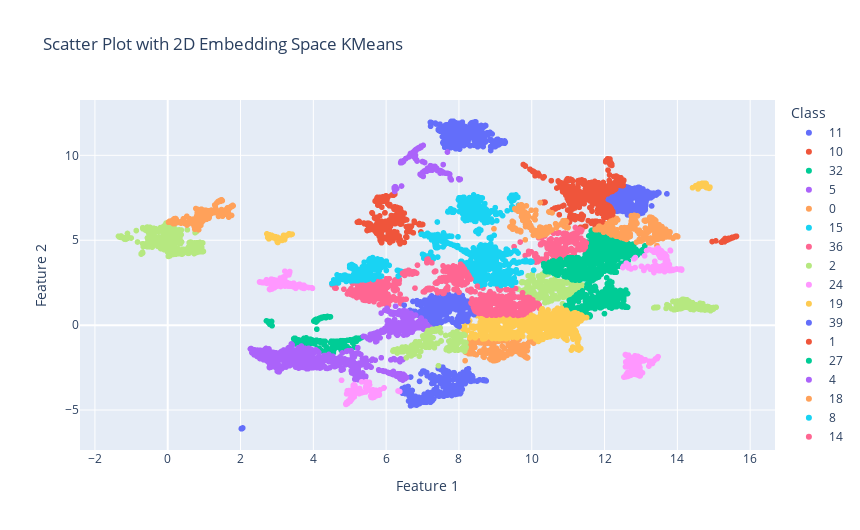

The cell this chart's notebook holds for it:
### Code cell
from sklearn.cluster import KMeans

model = KMeans(n_clusters=41, random_state=37)

labels = get_clustering_labels(model, 50)
df = get_dataframe(vec_reduced, labels, positions)
fig = get_fig(df, model.__class__.__name__)
fig.update_layout(width=860, height=530)
fig.show()

### Figure 1 — Plotly figure (JSON) as saved in the notebook; plotly's stock layout.template omitted (floating-point values rounded to 4 significant figures; data arrays with more than 128 entries replaced by an {"elided": "..."} marker saying what was removed)
{"data": [{"customdata": {"elided": "829x1 str values"}, "hovertemplate": "Class=11<br>Feature 1=%{x}<br>Feature 2=%{y}<br>position=%{customdata[0]}<extra></extra>", "legendgroup": "11", "marker": {"color": "#636efa", "symbol": "circle"}, "mode": "markers", "name": "11", "showlegend": true, "type": "scattergl", "x": {"elided": "829 float values"}, "xaxis": "x", "y": {"elided": "829 float values"}, "yaxis": "y"}, {"customdata": {"elided": "564x1 str values"}, "hovertemplate": "Class=10<br>Feature 1=%{x}<br>Feature 2=%{y}<br>position=%{customdata[0]}<extra></extra>", "legendgroup": "10", "marker": {"color": "#EF553B", "symbol": "circle"}, "mode": "markers", "name": "10", "showlegend": true, "type": "scattergl", "x": {"elided": "564 float values"}, "xaxis": "x", "y": {"elided": "564 float values"}, "yaxis": "y"}, {"customdata": {"elided": "347x1 str values"}, "hovertemplate": "Class=32<br>Feature 1=%{x}<br>Feature 2=%{y}<br>position=%{customdata[0]}<extra></extra>", "legendgroup": "32", "marker": {"color": "#00cc96", "symbol": "circle"}, "mode": "markers", "name": "32", "showlegend": true, "type": "scattergl", "x": {"elided": "347 float values"}, "xaxis": "x", "y": {"elided": "347 float values"}, "yaxis": "y"}, {"customdata": {"elided": "222x1 str values"}, "hovertemplate": "Class=5<br>Feature 1=%{x}<br>Feature 2=%{y}<br>position=%{customdata[0]}<extra></extra>", "legendgroup": "5", "marker": {"color": "#ab63fa", "symbol": "circle"}, "mode": "markers", "name": "5", "showlegend": true, "type": "scattergl", "x": {"elided": "222 float values"}, "xaxis": "x", "y": {"elided": "222 float values"}, "yaxis": "y"}, {"customdata": {"elided": "396x1 str values"}, "hovertemplate": "Class=0<br>Feature 1=%{x}<br>Feature 2=%{y}<br>position=%{customdata[0]}<extra></extra>", "legendgroup": "0", "marker": {"color": "#FFA15A", "symbol": "circle"}, "mode": "markers", "name": "0", "showlegend": true, "type": "scattergl", "x": {"elided": "396 float values"}, "xaxis": "x", "y": {"elided": "396 float values"}, "yaxis": "y"}, {"customdata": {"elided": "537x1 str values"}, "hovertemplate": "Class=15<br>Feature 1=%{x}<br>Feature 2=%{y}<br>position=%{customdata[0]}<extra></extra>", "legendgroup": "15", "marker": {"color": "#19d3f3", "symbol": "circle"}, "mode": "markers", "name": "15", "showlegend": true, "type": "scattergl", "x": {"elided": "537 float values"}, "xaxis": "x", "y": {"elided": "537 float values"}, "yaxis": "y"}, {"customdata": {"elided": "493x1 str values"}, "hovertemplate": "Class=36<br>Feature 1=%{x}<br>Feature 2=%{y}<br>position=%{customdata[0]}<extra></extra>", "legendgroup": "36", "marker": {"color": "#FF6692", "symbol": "circle"}, "mode": "markers", "name": "36", "showlegend": true, "type": "scattergl", "x": {"elided": "493 float values"}, "xaxis": "x", "y": {"elided": "493 float values"}, "yaxis": "y"}, {"customdata": {"elided": "742x1 str values"}, "hovertemplate": "Class=2<br>Feature 1=%{x}<br>Feature 2=%{y}<br>position=%{customdata[0]}<extra></extra>", "legendgroup": "2", "marker": {"color": "#B6E880", "symbol": "circle"}, "mode": "markers", "name": "2", "showlegend": true, "type": "scattergl", "x": {"elided": "742 float values"}, "xaxis": "x", "y": {"elided": "742 float values"}, "yaxis": "y"}, {"customdata": {"elided": "254x1 str values"}, "hovertemplate": "Class=24<br>Feature 1=%{x}<br>Feature 2=%{y}<br>position=%{customdata[0]}<extra></extra>", "legendgroup": "24", "marker": {"color": "#FF97FF", "symbol": "circle"}, "mode": "markers", "name": "24", "showlegend": true, "type": "scattergl", "x": {"elided": "254 float values"}, "xaxis": "x", "y": {"elided": "254 float values"}, "yaxis": "y"}, {"customdata": [["специалист недвижимости"], ["агент работе недвижимостью"], ["менеджер недвижимости"], ["менеджер недвижимости риелтор"], ["специалист аренде недвижимости"], ["агент продаже недвижимости"], ["менеджер продаже недвижимости"], ["брокер недвижимости"], ["менеджер работе недвижимостью"], ["риелтор недвижимости"], ["агент жилой недвижимости"], ["продавец недвижимости"], ["агент недвижимости"], ["агент продажам недвижимости"], ["начинающий риелтор недвижимости"], ["агент продаже недвижимости продаже новостроек"], ["риелтор аренде недвижимости"], ["начинающий специалист недвижимости"], ["менеджер продажам недвижимости"], ["специалист продаже недвижимости"], ["менеджер продажам вторичной недвижимости"], ["начинающий агент недвижимости"], ["менеджер продаже строящейся недвижимости"], ["агент отдел продаж загородной недвижимости"], ["риелтор продаже недвижимости"], ["специалист продажи недвижимости"], ["ведущий менеджер недвижимости недвижимости"], ["риэлтор жилой недвижимости"], ["управляющий недвижимостью"], ["старший менеджер недвижимости"], ["эксперт продаже недвижимости"], ["риелтор жилой недвижимости"], ["продавец сфере недвижимости"], ["агент недвижимости отдел продаж"], ["риэлтор аренде недвижимости"], ["агент аренде"], ["специалист сделкам недвижимостью"], ["менеджер недвижимости недвижимости"], ["агент недвижимости недвижимости"], ["менеджер сфере недвижимости"], ["старший специалист сектора недвижимости"], ["представитель агентства недвижимости"], ["риелтор стажер недвижимости"], ["агент аренде квартир"], ["специалист продажам недвижимости"], ["менеджера продаж недвижимости"], ["агент продажам новостроек"], ["агент продажам вторичного жилья"], ["стажер агентство недвижимости"], ["продавец агентство подбора недвижимости"], ["специалист аренде складской недвижимости"], ["ведущий менеджер продаже недвижимости"], ["эксперт недвижимости"], ["риэлтор агентство недвижимости"], ["специалист сектора недвижимости"], ["менеджер продажам недвижимости застройщика"], ["менеджер продаже вторичной недвижимости"], ["агент коммерческий"], ["консультант недвижимости регионах"], ["начинающий специалист продаже недвижимости"], ["специалист выкупу недвижимости"], ["менеджер продаже аренде коммерческой недвижимости элитного жилья"], ["менеджер работе клиентами недвижимости"], ["юрист агенство коммерческой недвижимости"], ["агент недвижимости риелтор строгино"], ["менеджер продаже недвижемости"], ["специалист сфере недвижимости"], ["консультант недвижимости"], ["специалист проектам освобождения недвижимости"], ["специалист продаже коммерческой недвижимости"], ["агент продаже аренде недвижимости"], ["риелтор аренде жилья"], ["директор офиса агентство недвижимости"], ["оценщик жилой загородной недвижимости"], ["менеджер аренде коммерческой недвижимости"], ["риэлтор недвижимости"], ["риелтор продаже новостроек"], ["агент недвижимости бизнес премиум сегмента"], ["риелтор вторичной недвижимости"], ["риелтор загородной недвижимости"], ["ассистент руководителя агентства недвижимости"], ["риелтор департамент недвижимости"], ["брокер вторичной недвижимости"], ["риэлтор загородной недвижимости"], ["агент загородной недвижимости"], ["риелтор агент недвижимости"], ["продавец вторичной недвижимости"], ["менеджер работе загородной недвижимостью"], ["специалист работе объектами недвижимости"], ["помощник агента недвижимости"], ["агентство недвижимости"], ["агент аренде недвижимости"], ["юрист сопровождению сделок недвижимостью"], ["риелтор новостройкам вторичному жилью"], ["ведущий специалист коммерческой недвижимости"], ["брокер новостройкам москвы"], ["агент аренде элитной недвижимости"]], "hovertemplate": "Class=19<br>Feature 1=%{x}<br>Feature 2=%{y}<br>position=%{customdata[0]}<extra></extra>", "legendgroup": "19", "marker": {"color": "#FECB52", "symbol": "circle"}, "mode": "markers", "name": "19", "showlegend": true, "type": "scattergl", "x": [14.88, 14.72, 14.72, 14.71, 14.85, 14.74, 14.69, 14.78, 14.65, 14.79, 14.75, 14.77, 14.77, 14.74, 14.74, 14.66, 14.74, 14.83, 14.71, 14.86, 14.69, 14.77, 14.67, 14.68, 14.77, 14.86, 14.74, 14.78, 14.59, 14.73, 14.77, 14.76, 14.78, 14.67, 14.76, 14.74, 14.83, 14.77, 14.77, 14.69, 14.81, 14.72, 14.76, 14.68, 14.87, 14.71, 14.51, 14.61, 14.75, 14.76, 14.87, 14.73, 14.74, 14.78, 14.87, 14.66, 14.66, 14.42, 14.72, 14.86, 14.86, 14.63, 14.63, 14.73, 14.73, 14.59, 14.89, 14.74, 14.8, 14.81, 14.73, 14.62, 14.65, 14.7, 14.65, 14.77, 14.51, 14.71, 14.75, 14.72, 14.57, 14.77, 14.75, 14.76, 14.72, 14.75, 14.78, 14.67, 14.87, 14.73, 14.73, 14.76, 14.73, 14.62, 14.79, 14.62, 14.77], "xaxis": "x", "y": [8.072, 8.249, 8.319, 8.316, 8.096, 8.306, 8.339, 8.346, 8.237, 8.336, 8.284, 8.252, 8.307, 8.277, 8.222, 8.258, 8.276, 8.13, 8.335, 8.085, 8.296, 8.251, 8.292, 8.238, 8.297, 8.115, 8.313, 8.307, 8.154, 8.28, 8.256, 8.274, 8.241, 8.262, 8.287, 8.283, 8.11, 8.289, 8.306, 8.354, 8.094, 8.233, 8.258, 8.25, 8.13, 8.35, 8.215, 8.236, 8.272, 8.247, 8.07, 8.293, 8.357, 8.314, 8.079, 8.312, 8.331, 8.094, 8.286, 8.102, 8.094, 8.237, 8.299, 8.201, 8.27, 8.311, 8.127, 8.285, 8.107, 8.13, 8.283, 8.235, 8.17, 8.239, 8.277, 8.31, 8.193, 8.252, 8.268, 8.251, 8.023, 8.232, 8.269, 8.226, 8.255, 8.274, 8.303, 8.242, 8.053, 8.266, 8.314, 8.291, 8.193, 8.201, 8.117, 8.188, 8.228], "yaxis": "y"}, {"customdata": {"elided": "644x1 str values"}, "hovertemplate": "Class=39<br>Feature 1=%{x}<br>Feature 2=%{y}<br>position=%{customdata[0]}<extra></extra>", "legendgroup": "39", "marker": {"color": "#636efa", "symbol": "circle"}, "mode": "markers", "name": "39", "showlegend": true, "type": "scattergl", "x": {"elided": "644 float values"}, "xaxis": "x", "y": {"elided": "644 float values"}, "yaxis": "y"}, {"customdata": {"elided": "390x1 str values"}, "hovertemplate": "Class=1<br>Feature 1=%{x}<br>Feature 2=%{y}<br>position=%{customdata[0]}<extra></extra>", "legendgroup": "1", "marker": {"color": "#EF553B", "symbol": "circle"}, "mode": "markers", "name": "1", "showlegend": true, "type": "scattergl", "x": {"elided": "390 float values"}, "xaxis": "x", "y": {"elided": "390 float values"}, "yaxis": "y"}, {"customdata": {"elided": "595x1 str values"}, "hovertemplate": "Class=27<br>Feature 1=%{x}<br>Feature 2=%{y}<br>position=%{customdata[0]}<extra></extra>", "legendgroup": "27", "marker": {"color": "#00cc96", "symbol": "circle"}, "mode": "markers", "name": "27", "showlegend": true, "type": "scattergl", "x": {"elided": "595 float values"}, "xaxis": "x", "y": {"elided": "595 float values"}, "yaxis": "y"}, {"customdata": {"elided": "740x1 str values"}, "hovertemplate": "Class=4<br>Feature 1=%{x}<br>Feature 2=%{y}<br>position=%{customdata[0]}<extra></extra>", "legendgroup": "4", "marker": {"color": "#ab63fa", "symbol": "circle"}, "mode": "markers", "name": "4", "showlegend": true, "type": "scattergl", "x": {"elided": "740 float values"}, "xaxis": "x", "y": {"elided": "740 float values"}, "yaxis": "y"}, {"customdata": {"elided": "341x1 str values"}, "hovertemplate": "Class=18<br>Feature 1=%{x}<br>Feature 2=%{y}<br>position=%{customdata[0]}<extra></extra>", "legendgroup": "18", "marker": {"color": "#FFA15A", "symbol": "circle"}, "mode": "markers", "name": "18", "showlegend": true, "type": "scattergl", "x": {"elided": "341 float values"}, "xaxis": "x", "y": {"elided": "341 float values"}, "yaxis": "y"}, {"customdata": {"elided": "348x1 str values"}, "hovertemplate": "Class=8<br>Feature 1=%{x}<br>Feature 2=%{y}<br>position=%{customdata[0]}<extra></extra>", "legendgroup": "8", "marker": {"color": "#19d3f3", "symbol": "circle"}, "mode": "markers", "name": "8", "showlegend": true, "type": "scattergl", "x": {"elided": "348 float values"}, "xaxis": "x", "y": {"elided": "348 float values"}, "yaxis": "y"}, {"customdata": {"elided": "281x1 str values"}, "hovertemplate": "Class=14<br>Feature 1=%{x}<br>Feature 2=%{y}<br>position=%{customdata[0]}<extra></extra>", "legendgroup": "14", "marker": {"color": "#FF6692", "symbol": "circle"}, "mode": "markers", "name": "14", "showlegend": true, "type": "scattergl", "x": {"elided": "281 float values"}, "xaxis": "x", "y": {"elided": "281 float values"}, "yaxis": "y"}, {"customdata": {"elided": "397x1 str values"}, "hovertemplate": "Class=37<br>Feature 1=%{x}<br>Feature 2=%{y}<br>position=%{customdata[0]}<extra></extra>", "legendgroup": "37", "marker": {"color": "#B6E880", "symbol": "circle"}, "mode": "markers", "name": "37", "showlegend": true, "type": "scattergl", "x": {"elided": "397 float values"}, "xaxis": "x", "y": {"elided": "397 float values"}, "yaxis": "y"}, {"customdata": {"elided": "300x1 str values"}, "hovertemplate": "Class=6<br>Feature 1=%{x}<br>Feature 2=%{y}<br>position=%{customdata[0]}<extra></extra>", "legendgroup": "6", "marker": {"color": "#FF97FF", "symbol": "circle"}, "mode": "markers", "name": "6", "showlegend": true, "type": "scattergl", "x": {"elided": "300 float values"}, "xaxis": "x", "y": {"elided": "300 float values"}, "yaxis": "y"}, {"customdata": {"elided": "449x1 str values"}, "hovertemplate": "Class=16<br>Feature 1=%{x}<br>Feature 2=%{y}<br>position=%{customdata[0]}<extra></extra>", "legendgroup": "16", "marker": {"color": "#FECB52", "symbol": "circle"}, "mode": "markers", "name": "16", "showlegend": true, "type": "scattergl", "x": {"elided": "449 float values"}, "xaxis": "x", "y": {"elided": "449 float values"}, "yaxis": "y"}, {"customdata": {"elided": "481x1 str values"}, "hovertemplate": "Class=23<br>Feature 1=%{x}<br>Feature 2=%{y}<br>position=%{customdata[0]}<extra></extra>", "legendgroup": "23", "marker": {"color": "#636efa", "symbol": "circle"}, "mode": "markers", "name": "23", "showlegend": true, "type": "scattergl", "x": {"elided": "481 float values"}, "xaxis": "x", "y": {"elided": "481 float values"}, "yaxis": "y"}, {"customdata": {"elided": "529x1 str values"}, "hovertemplate": "Class=29<br>Feature 1=%{x}<br>Feature 2=%{y}<br>position=%{customdata[0]}<extra></extra>", "legendgroup": "29", "marker": {"color": "#EF553B", "symbol": "circle"}, "mode": "markers", "name": "29", "showlegend": true, "type": "scattergl", "x": {"elided": "529 float values"}, "xaxis": "x", "y": {"elided": "529 float values"}, "yaxis": "y"}, {"customdata": {"elided": "448x1 str values"}, "hovertemplate": "Class=17<br>Feature 1=%{x}<br>Feature 2=%{y}<br>position=%{customdata[0]}<extra></extra>", "legendgroup": "17", "marker": {"color": "#00cc96", "symbol": "circle"}, "mode": "markers", "name": "17", "showlegend": true, "type": "scattergl", "x": {"elided": "448 float values"}, "xaxis": "x", "y": {"elided": "448 float values"}, "yaxis": "y"}, {"customdata": {"elided": "400x1 str values"}, "hovertemplate": "Class=13<br>Feature 1=%{x}<br>Feature 2=%{y}<br>position=%{customdata[0]}<extra></extra>", "legendgroup": "13", "marker": {"color": "#ab63fa", "symbol": "circle"}, "mode": "markers", "name": "13", "showlegend": true, "type": "scattergl", "x": {"elided": "400 float values"}, "xaxis": "x", "y": {"elided": "400 float values"}, "yaxis": "y"}, {"customdata": {"elided": "419x1 str values"}, "hovertemplate": "Class=7<br>Feature 1=%{x}<br>Feature 2=%{y}<br>position=%{customdata[0]}<extra></extra>", "legendgroup": "7", "marker": {"color": "#FFA15A", "symbol": "circle"}, "mode": "markers", "name": "7", "showlegend": true, "type": "scattergl", "x": {"elided": "419 float values"}, "xaxis": "x", "y": {"elided": "419 float values"}, "yaxis": "y"}, {"customdata": {"elided": "421x1 str values"}, "hovertemplate": "Class=22<br>Feature 1=%{x}<br>Feature 2=%{y}<br>position=%{customdata[0]}<extra></extra>", "legendgroup": "22", "marker": {"color": "#19d3f3", "symbol": "circle"}, "mode": "markers", "name": "22", "showlegend": true, "type": "scattergl", "x": {"elided": "421 float values"}, "xaxis": "x", "y": {"elided": "421 float values"}, "yaxis": "y"}, {"customdata": {"elided": "475x1 str values"}, "hovertemplate": "Class=35<br>Feature 1=%{x}<br>Feature 2=%{y}<br>position=%{customdata[0]}<extra></extra>", "legendgroup": "35", "marker": {"color": "#FF6692", "symbol": "circle"}, "mode": "markers", "name": "35", "showlegend": true, "type": "scattergl", "x": {"elided": "475 float values"}, "xaxis": "x", "y": {"elided": "475 float values"}, "yaxis": "y"}, {"customdata": {"elided": "285x1 str values"}, "hovertemplate": "Class=25<br>Feature 1=%{x}<br>Feature 2=%{y}<br>position=%{customdata[0]}<extra></extra>", "legendgroup": "25", "marker": {"color": "#B6E880", "symbol": "circle"}, "mode": "markers", "name": "25", "showlegend": true, "type": "scattergl", "x": {"elided": "285 float values"}, "xaxis": "x", "y": {"elided": "285 float values"}, "yaxis": "y"}, {"customdata": {"elided": "254x1 str values"}, "hovertemplate": "Class=31<br>Feature 1=%{x}<br>Feature 2=%{y}<br>position=%{customdata[0]}<extra></extra>", "legendgroup": "31", "marker": {"color": "#FF97FF", "symbol": "circle"}, "mode": "markers", "name": "31", "showlegend": true, "type": "scattergl", "x": {"elided": "254 float values"}, "xaxis": "x", "y": {"elided": "254 float values"}, "yaxis": "y"}, {"customdata": {"elided": "135x1 str values"}, "hovertemplate": "Class=26<br>Feature 1=%{x}<br>Feature 2=%{y}<br>position=%{customdata[0]}<extra></extra>", "legendgroup": "26", "marker": {"color": "#FECB52", "symbol": "circle"}, "mode": "markers", "name": "26", "showlegend": true, "type": "scattergl", "x": {"elided": "135 float values"}, "xaxis": "x", "y": {"elided": "135 float values"}, "yaxis": "y"}, {"customdata": {"elided": "603x1 str values"}, "hovertemplate": "Class=30<br>Feature 1=%{x}<br>Feature 2=%{y}<br>position=%{customdata[0]}<extra></extra>", "legendgroup": "30", "marker": {"color": "#636efa", "symbol": "circle"}, "mode": "markers", "name": "30", "showlegend": true, "type": "scattergl", "x": {"elided": "603 float values"}, "xaxis": "x", "y": {"elided": "603 float values"}, "yaxis": "y"}, {"customdata": [["сотрудник цеха стирки аквачистки"], ["сотрудник пункта выдачи заказов"], ["сотрудник переплетный цех"], ["сотрудник пвз озон или яндекс маркет"], ["сотрудник пвз"], ["сотрудник работе маркетплейсами"], ["сотрудники линию раздачи"], ["сотрудники музей"], ["сотрудник склада"], ["сотрудник пресс службы"], ["сотрудник охраны"], ["сотрудник для регистрации фирм"], ["сотрудник склад"], ["сотрудник паспортно визовой службы"], ["сотрудник линии раздачи"], ["сотрудник приему выдаче заказов"], ["сотрудник предприятия"], ["сотрудник пвз авито"], ["сотрудник химчистки"], ["сотрудник участка доставки пенсий пособий"], ["сотрудник крематория для животных"], ["сотрудник пункт выдачи wildberries"], ["сотрудник отдела аренды"], ["сотрудник отдел химчистки"], ["сотрудник офис"], ["сотрудник отдела кадров"], ["сотрудник ротор"], ["сотрудник выдачу товара продавца"], ["сотрудник пункт выдачи заказов"], ["сотрудник полиции"], ["сотрудник фасовочной линии"], ["сотрудник мобильной бригады"], ["сотрудник"], ["сотрудник азс зону кафе"], ["сотрудник фотоателье"], ["сотрудник отбору проб"], ["сотрудник склада отдел качества"], ["начинающий сотрудник пункта сборки онлайн заказов"], ["сотрудник прачечной"], ["сотрудник прилавок"], ["сотрудник для пвз"], ["сотрудник пункта выдачи ozon"], ["научный сотрудник"], ["сотрудник печатный цех"], ["сотрудник бюро пропусков"], ["сотрудник мониторингового центра"], ["сотрудник отдел продаж"], ["сотрудник научного отдела"], ["сотрудник выдачу готовых заказов"], ["сотрудник участка послепечат обработки"], ["сотрудник научно развлекательного центра"], ["сотрудник отк"], ["сотрудник колл центра"], ["сотрудник цех"], ["ночной сотрудник"], ["сотрудник бронированию авиа билетов"], ["сотрудник маркетплейса озон"], ["сотрудник фотосалона"], ["сотрудник колбасный цех"], ["сотрудники линии раздачи"], ["сотрудник типографию"], ["сотрудник линии раздачи заказов"], ["сотрудник заправку водой"], ["сотрудник химчистку прачечную"], ["сотрудник общепита"], ["сотрудник доставку"], ["сотрудник размещению наружной рекламы"], ["сотрудник коптильный цех"], ["сотрудник кухни"], ["сотрудник отдела продаж"], ["сотрудник пункта выдачи озон"], ["сотрудник пункта выдачи"], ["сотрудник пограничной службы"], ["сотрудник отель"], ["сотрудник зала"], ["банковский сотрудник"], ["сотрудник зоны набора товара"], ["сотрудник склада авторазбор"], ["сотрудник склада москва"], ["сотрудник охране физических лиц"], ["сотрудник кафе азс"], ["сотрудник сортировочного центра"], ["сотрудник росгвардии"], ["сотрудник офиса"], ["сотрудники охраны"], ["сотрудник типографии"], ["сотрудник отдела запасных частей"], ["сотрудник пвз ozon"], ["сотрудник цех стирке ковров"], ["сотрудник пункт выдачи заказов озон"], ["сотрудник зону кафе азс"], ["сотрудник выставочного зала"], ["сотрудник широкоформатную типографию"], ["сотрудник ахч"], ["сотрудник пункт выдачи озон"], ["сотрудник тинькофф банка"], ["сотрудник банка"], ["сотрудник раздачи"], ["сотрудник контракту"], ["сотрудник линии выдачи"], ["сотрудник семейного развлекательного центра"], ["сотрудник кондитерского цеха"], ["сотрудник выставки"], ["сотрудник поиску волонтеров"], ["сотрудник пункт выдачи ozon"], ["сотрудник чата поддержки"], ["сотрудник чата"], ["сотрудник пункта выдачи яндекс маркет"], ["сотрудник пункта выдачи заказов ozon"], ["сотрудник прокат детских электромобилей"], ["сотрудник чата яндекс приложения"], ["сотрудник склада склад"], ["сотрудник склад грузчик"], ["сотрудник фото копи центра"], ["начинающий сотрудник кафе"]], "hovertemplate": "Class=28<br>Feature 1=%{x}<br>Feature 2=%{y}<br>position=%{customdata[0]}<extra></extra>", "legendgroup": "28", "marker": {"color": "#EF553B", "symbol": "circle"}, "mode": "markers", "name": "28", "showlegend": true, "type": "scattergl", "x": [15.33, 15.26, 15.42, 15.32, 15.61, 15.32, 15.37, 15.62, 15.53, 15.41, 15.61, 15.33, 15.58, 15.34, 15.36, 15.22, 15.41, 15.51, 15.38, 15.32, 15.31, 15.28, 15.45, 15.37, 15.61, 15.34, 15.61, 15.29, 15.26, 15.52, 15.38, 15.51, 15.62, 15.4, 15.5, 15.4, 15.29, 15.24, 15.49, 15.5, 15.52, 15.3, 15.48, 15.4, 15.33, 15.36, 15.37, 15.27, 15.21, 15.29, 15.33, 15.6, 15.41, 15.6, 15.49, 15.06, 15.37, 15.42, 15.44, 15.37, 15.44, 15.24, 15.38, 15.35, 15.49, 15.45, 15.29, 15.45, 15.61, 15.36, 15.32, 15.34, 15.35, 15.6, 15.61, 15.39, 15.31, 15.4, 15.38, 15.33, 15.53, 15.34, 15.46, 15.59, 15.59, 15.43, 15.3, 15.49, 15.33, 15.26, 15.41, 15.34, 15.32, 15.6, 15.36, 15.41, 15.54, 15.4, 15.52, 15.32, 15.33, 15.43, 15.47, 15.27, 15.32, 15.31, 15.6, 15.24, 15.29, 14.96, 15.33, 15.5, 15.41, 15.35, 15.39], "xaxis": "x", "y": [5.005, 4.925, 5.085, 4.988, 5.218, 5.097, 5.012, 5.231, 5.176, 5.065, 5.228, 5.018, 5.206, 5.012, 5.008, 4.891, 5.064, 5.145, 5.046, 4.998, 4.994, 4.963, 5.11, 5.051, 5.22, 5.05, 5.22, 5.015, 4.931, 5.154, 5.039, 5.16, 5.223, 5.072, 5.14, 5.077, 4.978, 4.937, 5.144, 5.153, 5.155, 4.969, 5.125, 5.06, 5.014, 5.081, 5.076, 4.984, 4.888, 4.966, 5.052, 5.211, 5.094, 5.211, 5.147, 4.962, 5.058, 5.096, 5.094, 5.011, 5.09, 4.903, 5.045, 5.022, 5.138, 5.084, 4.989, 5.102, 5.226, 5.078, 4.979, 4.99, 5.016, 5.206, 5.217, 5.068, 5.018, 5.077, 5.039, 4.997, 5.177, 5.05, 5.117, 5.21, 5.21, 5.084, 5.014, 5.131, 5.022, 4.928, 5.082, 5.041, 5.0, 5.207, 5.02, 5.062, 5.159, 5.04, 5.163, 4.966, 5.048, 5.09, 5.129, 4.999, 4.993, 5.102, 5.208, 4.896, 4.906, 4.922, 4.998, 5.164, 5.114, 5.05, 5.06], "yaxis": "y"}, {"customdata": {"elided": "463x1 str values"}, "hovertemplate": "Class=9<br>Feature 1=%{x}<br>Feature 2=%{y}<br>position=%{customdata[0]}<extra></extra>", "legendgroup": "9", "marker": {"color": "#00cc96", "symbol": "circle"}, "mode": "markers", "name": "9", "showlegend": true, "type": "scattergl", "x": {"elided": "463 float values"}, "xaxis": "x", "y": {"elided": "463 float values"}, "yaxis": "y"}, {"customdata": {"elided": "384x1 str values"}, "hovertemplate": "Class=12<br>Feature 1=%{x}<br>Feature 2=%{y}<br>position=%{customdata[0]}<extra></extra>", "legendgroup": "12", "marker": {"color": "#ab63fa", "symbol": "circle"}, "mode": "markers", "name": "12", "showlegend": true, "type": "scattergl", "x": {"elided": "384 float values"}, "xaxis": "x", "y": {"elided": "384 float values"}, "yaxis": "y"}, {"customdata": {"elided": "246x1 str values"}, "hovertemplate": "Class=40<br>Feature 1=%{x}<br>Feature 2=%{y}<br>position=%{customdata[0]}<extra></extra>", "legendgroup": "40", "marker": {"color": "#FFA15A", "symbol": "circle"}, "mode": "markers", "name": "40", "showlegend": true, "type": "scattergl", "x": {"elided": "246 float values"}, "xaxis": "x", "y": {"elided": "246 float values"}, "yaxis": "y"}, {"customdata": {"elided": "476x1 str values"}, "hovertemplate": "Class=3<br>Feature 1=%{x}<br>Feature 2=%{y}<br>position=%{customdata[0]}<extra></extra>", "legendgroup": "3", "marker": {"color": "#19d3f3", "symbol": "circle"}, "mode": "markers", "name": "3", "showlegend": true, "type": "scattergl", "x": {"elided": "476 float values"}, "xaxis": "x", "y": {"elided": "476 float values"}, "yaxis": "y"}, {"customdata": {"elided": "271x1 str values"}, "hovertemplate": "Class=34<br>Feature 1=%{x}<br>Feature 2=%{y}<br>position=%{customdata[0]}<extra></extra>", "legendgroup": "34", "marker": {"color": "#FF6692", "symbol": "circle"}, "mode": "markers", "name": "34", "showlegend": true, "type": "scattergl", "x": {"elided": "271 float values"}, "xaxis": "x", "y": {"elided": "271 float values"}, "yaxis": "y"}, {"customdata": {"elided": "352x1 str values"}, "hovertemplate": "Class=38<br>Feature 1=%{x}<br>Feature 2=%{y}<br>position=%{customdata[0]}<extra></extra>", "legendgroup": "38", "marker": {"color": "#B6E880", "symbol": "circle"}, "mode": "markers", "name": "38", "showlegend": true, "type": "scattergl", "x": {"elided": "352 float values"}, "xaxis": "x", "y": {"elided": "352 float values"}, "yaxis": "y"}, {"customdata": {"elided": "239x1 str values"}, "hovertemplate": "Class=21<br>Feature 1=%{x}<br>Feature 2=%{y}<br>position=%{customdata[0]}<extra></extra>", "legendgroup": "21", "marker": {"color": "#FF97FF", "symbol": "circle"}, "mode": "markers", "name": "21", "showlegend": true, "type": "scattergl", "x": {"elided": "239 float values"}, "xaxis": "x", "y": {"elided": "239 float values"}, "yaxis": "y"}, {"customdata": {"elided": "641x1 str values"}, "hovertemplate": "Class=20<br>Feature 1=%{x}<br>Feature 2=%{y}<br>position=%{customdata[0]}<extra></extra>", "legendgroup": "20", "marker": {"color": "#FECB52", "symbol": "circle"}, "mode": "markers", "name": "20", "showlegend": true, "type": "scattergl", "x": {"elided": "641 float values"}, "xaxis": "x", "y": {"elided": "641 float values"}, "yaxis": "y"}, {"customdata": [["заправщик"], ["заправщик азс"], ["заправщик картриджей"], ["автозаправщик"], ["заправщик агзс"], ["заправщик машин"], ["заправщик газовых баллонов"], ["автозаправщик азс"], ["заправщик автомобилей азс"], ["заправщик азс тебойл"], ["заправщик пистолетчик азс 11066"], ["заправщик азс 404"], ["заправщик азс 314"], ["заправщик азс 330"], ["автозаправщик машин азс"], ["заправщик азс 373"], ["заправщик азс 356"], ["заправщик машин азс"], ["заправщик картриджей лазерных"], ["заправщик азс teboil 11054"], ["заправщик азс 302"], ["заправщик азс 355"], ["заправщик азс 310"], ["заправщик азс 324"], ["заправщик азс ека"]], "hovertemplate": "Class=33<br>Feature 1=%{x}<br>Feature 2=%{y}<br>position=%{customdata[0]}<extra></extra>", "legendgroup": "33", "marker": {"color": "#636efa", "symbol": "circle"}, "mode": "markers", "name": "33", "showlegend": true, "type": "scattergl", "x": [2.054, 2.034, 2.031, 2.061, 2.034, 2.052, 2.032, 2.038, 2.035, 2.03, 2.033, 2.032, 2.031, 2.03, 2.032, 2.03, 2.03, 2.035, 2.032, 2.032, 2.028, 2.023, 2.03, 2.029, 2.03], "xaxis": "x", "y": [-6.062, -6.09, -6.094, -6.057, -6.09, -6.073, -6.093, -6.086, -6.09, -6.094, -6.091, -6.093, -6.095, -6.095, -6.093, -6.095, -6.095, -6.09, -6.093, -6.093, -6.097, -6.102, -6.095, -6.097, -6.095], "yaxis": "y"}], "layout": {"height": 530, "legend": {"title": {"text": "Class"}, "tracegroupgap": 0}, "title": {"text": "Scatter Plot with 2D Embedding Space KMeans"}, "width": 860, "xaxis": {"anchor": "y", "domain": [0, 1], "title": {"text": "Feature 1"}}, "yaxis": {"anchor": "x", "domain": [0, 1], "title": {"text": "Feature 2"}}}}
